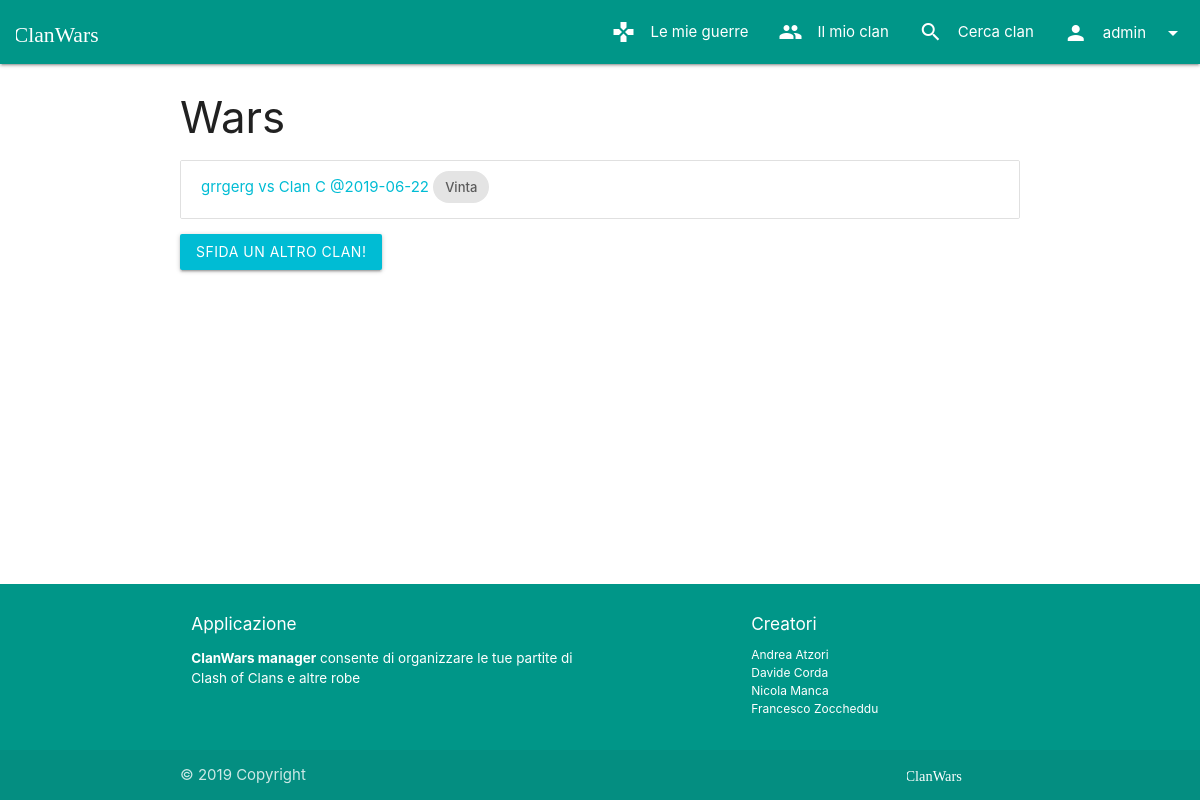
Before: / (signed in) with the older database file.
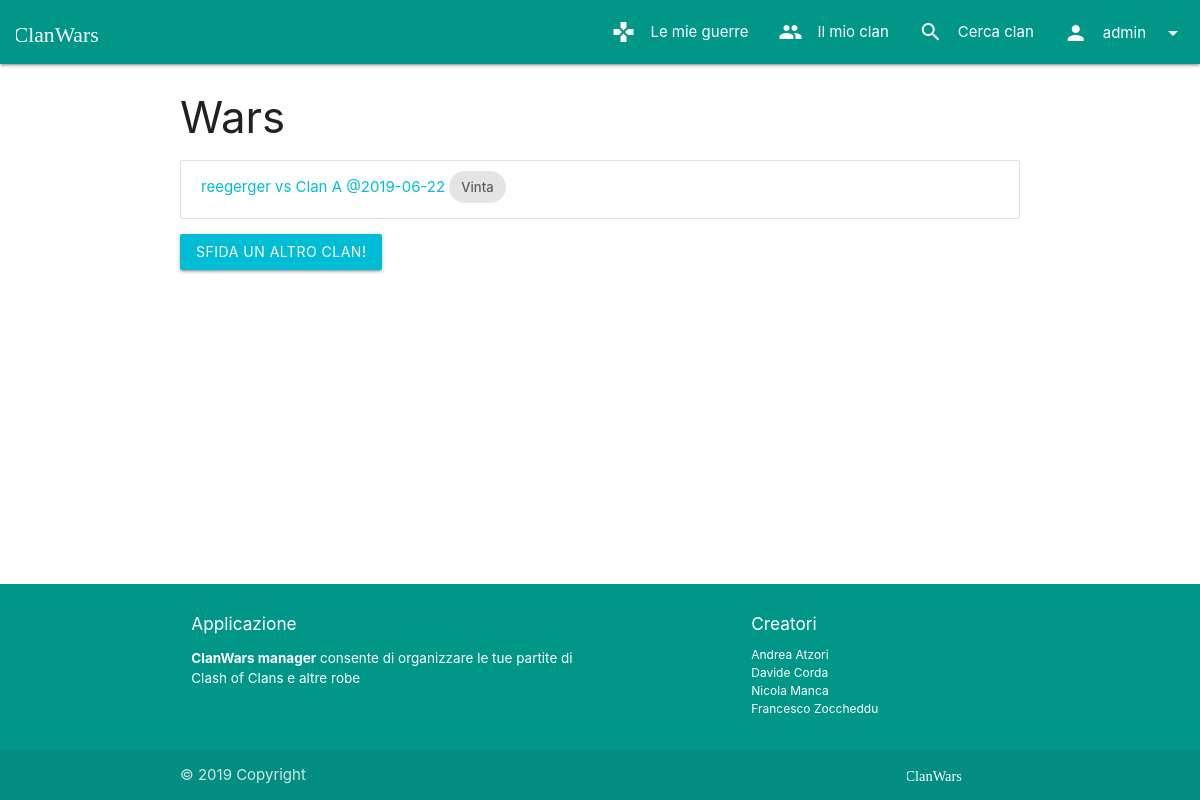
After: the same page with the newer database file.
### manager/models.py (models this page shows, shortened)
class War(models.Model):
    allyClan = models.ForeignKey(Clan, on_delete=models.CASCADE, related_name="wars", null=False, blank=False)
    enemyClanName = models.TextField(max_length=30)
    date = models.DateField()
    def get_absolute_url(self):
        return reverse("wars_details", kwargs={'pk': self.pk})
    def won(self):
        battles = self.battles.all()
        return True
    def __str__(self):
        return f"{self.allyClan.name} vs {self.enemyClanName} @{self.date}"

class Clan(models.Model):
    name = models.CharField(max_length=30)
    clanMaster = models.OneToOneField(User, on_delete=models.CASCADE, related_name="+", null=False, blank=False)
    maxMembers = models.PositiveSmallIntegerField(default=20, validators=[MinValueValidator(1), MaxValueValidator(50)])
    def get_absolute_url(self):
        return reverse("clans_details", kwargs={'pk': self.pk})

### manager/views/home.py (the view)
# urls.py: path(r'', HomeDispatcherView.as_view(), name='home'),
class HomeDispatcherView(View):
    def dispatch(self, request, **kwargs):
        if request.user.is_authenticated and request.user.clan is not None:
            return WarListView.as_view()(request, **kwargs)
        else:
            return render(request, 'home/homepage.html')

### manager/templatetags/postlinks.py (called while the page is built)
@register.inclusion_tag("commons/tags/hiddenform.html")
def hiddenform():
    return {"id": _form_id, "action": "."}

### manager/templatetags/toasts.py (called while the page is built)
@register.simple_tag()
def toast_if(condition, message, icon=None):
    return mark_safe(render_to_string("commons/tags/toast.html", toast(message, icon)) if condition else "")

### manager/views/wars.py (called while the page is built)
    def get_queryset(self):
        if self.request.user.clan is None:
            raise PermissionDenied()
        return self.request.user.clan.wars.all()

### manager/templates/wars/list.html (shortened to what this page needs)
{% extends 'base.html' %}
{% block content %}
{% if user.is_authenticated %}
<h3>Wars</h3>
<div class="collection">
    {% for war in wars %}
    <a class="collection-item" href={{war.get_absolute_url}}>
        {{war}}
        {% if war.won %}
        <div class="chip">
            Vinta
        </div>
        {% endif %}
    </a>
    {% endfor %}
</div>
{% else %}
<p>You are not logged in</p>
<a href="{% url 'user_login' %}">login</a> |
<a href="{% url 'user_signup' %}">signup</a> |
{% endif %}
<a class = "btn waves-effect" href="{% url 'clans_list' %}">Sfida un altro clan!</a>
{% load toasts %}
{% endblock %}

Changed rows visible on the page:
removed War: allyClan+enemyClanName+date "grrgerg vs Clan C @2019-06-22", shows "Vinta"
added War: allyClan+enemyClanName+date "reegerger vs Clan A @2019-06-22", shows "Vinta"
